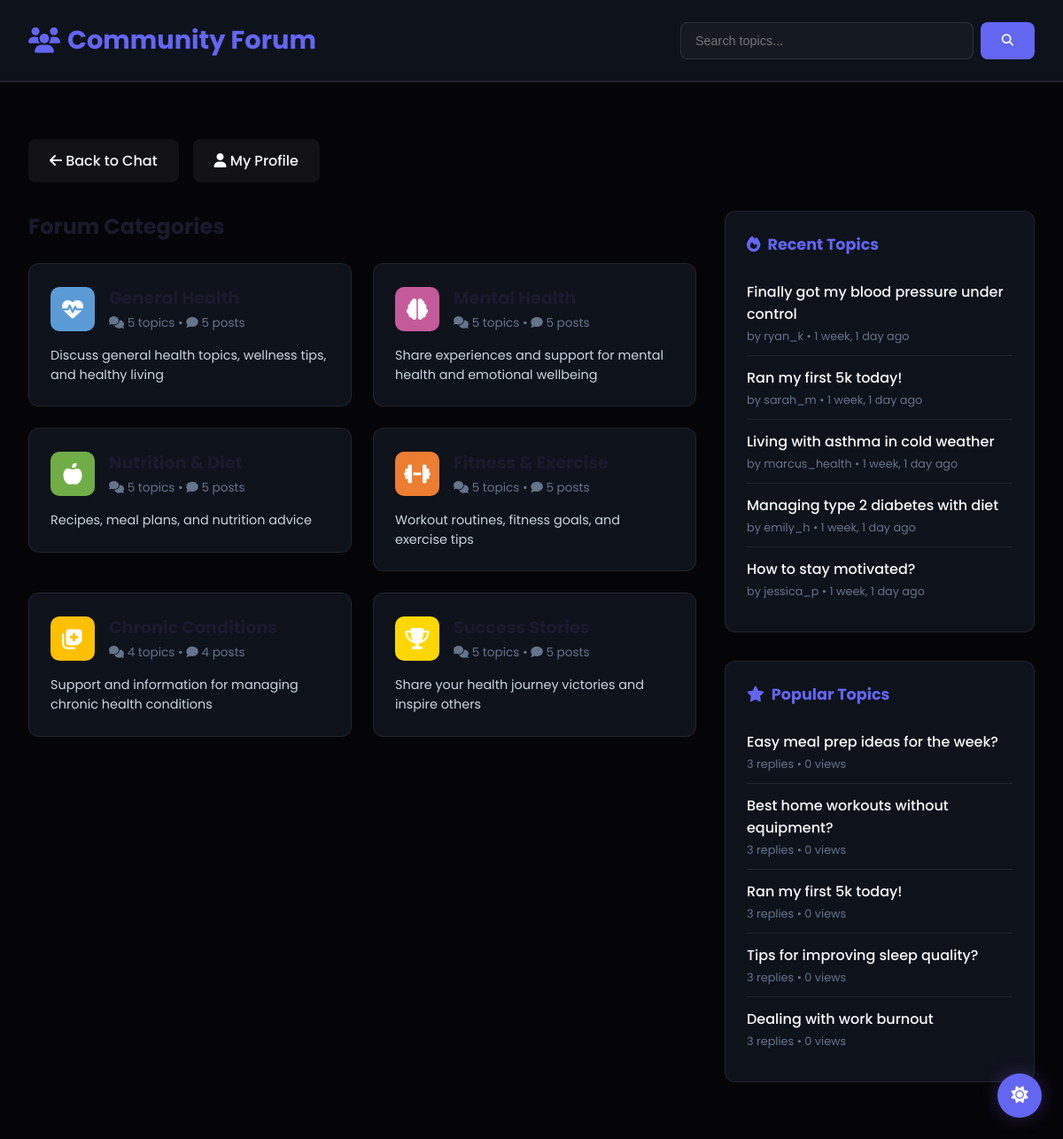
/community/ (signed in), run on the app's committed database.
### community/models.py (models this page shows, shortened)
class ForumCategory(models.Model):
    name = models.CharField(max_length=100)
    description = models.TextField(blank=True)
    icon = models.CharField(max_length=50, default='fa-comments')  # FontAwesome icon class
    color = models.CharField(max_length=7, default='#3AAFA9')  # Hex color
    created_at = models.DateTimeField(auto_now_add=True)
    order = models.IntegerField(default=0)  # For custom ordering
    class Meta:
        verbose_name_plural = 'Forum Categories'
        ordering = ['order', 'name']

class ForumTopic(models.Model):
    id = models.UUIDField(primary_key=True, default=uuid.uuid4, editable=False)
    category = models.ForeignKey(ForumCategory, on_delete=models.CASCADE, related_name='topics')
    author = models.ForeignKey(User, on_delete=models.CASCADE, related_name='forum_topics')
    title = models.CharField(max_length=200)
    content = models.TextField()
    created_at = models.DateTimeField(auto_now_add=True)
    updated_at = models.DateTimeField(auto_now=True)
    is_pinned = models.BooleanField(default=False)  # Pinned topics appear first
    is_locked = models.BooleanField(default=False)  # Locked topics can't receive replies
    views = models.IntegerField(default=0)
    class Meta:
        ordering = ['-is_pinned', '-updated_at']

### accounts/models.py (models this page shows, shortened)
class CustomUser(AbstractUser, PermissionsMixin):
    email = models.EmailField(unique=True)
    USERNAME_FIELD = 'username'
    REQUIRED_FIELDS = ['email']

### community/views.py (the view)
# urls.py: path('', views.forum_home, name='forum_home'),
@login_required
def forum_home(request):
    categories = ForumCategory.objects.annotate(
        topic_count=Count('topics'),
        reply_count=Count('topics__replies')
    ).all()
    recent_topics = ForumTopic.objects.select_related('author', 'category').order_by('-created_at')[:5]
    popular_topics = ForumTopic.objects.annotate(
        reply_count=Count('replies')
    ).order_by('-reply_count')[:5]
    context = {
        'categories': categories,
        'recent_topics': recent_topics,
        'popular_topics': popular_topics,
    }
    return render(request, 'community/forum_home.html', context)

### templates/community/forum_home.html (shortened to what this page needs)
{% load static %}
<!DOCTYPE html>
<html lang="en">
<head>
    <link rel="stylesheet" href="https://cdnjs.cloudflare.com/ajax/libs/font-awesome/6.5.0/css/all.min.css">
    <link rel="stylesheet" href="{% static 'health_assistant/css/dark-mode.css' %}">
</head>
<body>
    <div class="header">
        <div class="header-content">
            <h1><i class="fas fa-users"></i> Community Forum</h1>
            <form action="{% url 'search_forum' %}" method="GET" class="search-bar">
                <input type="text" name="q" placeholder="Search topics..." required>
                <button type="submit"><i class="fas fa-search"></i></button>
            </form>
        </div>
    </div>
    <div class="container">
        <div class="nav-links">
            <a href="{% url 'chat_room' %}"><i class="fas fa-arrow-left"></i> Back to Chat</a>
            <a href="{% url 'profile' %}"><i class="fas fa-user"></i> My Profile</a>
        </div>
        <div class="grid-layout">
            <div class="main-content">
                <h2 style="margin-bottom: 1.5rem; font-size: 1.5rem;">Forum Categories</h2>
                <div class="categories-grid">
                    {% for category in categories %}
                    <a href="{% url 'category_view' category.id %}" style="text-decoration: none; color: inherit;">
                        <div class="category-card">
                            <div class="category-header">
                                <div class="category-icon" style="background: {{ category.color }};">
                                    <i class="{{ category.icon }}"></i>
                                </div>
                                <div class="category-info">
                                    <h3>{{ category.name }}</h3>
                                    <div class="category-stats">
                                        <i class="fas fa-comments"></i> {{ category.topic_count }} topics •
                                        <i class="fas fa-comment"></i> {{ category.reply_count }} posts
                                    </div>
                                </div>
                            </div>
                            <p class="category-description">{{ category.description }}</p>
                        </div>
                    </a>
                    {% empty %}
                    <p style="color: var(--text-tertiary); font-style: italic;">No categories yet. Check back soon!</p>
                    {% endfor %}
                </div>
            </div>
            <aside>
                <div class="sidebar-section">
                    <h3><i class="fas fa-fire"></i> Recent Topics</h3>
                    <ul class="topic-list">
                        {% for topic in recent_topics %}
                        <li class="topic-item">
                            <a href="{% url 'topic_view' topic.id %}">{{ topic.title }}</a>
                            <div class="topic-meta">
                                by {{ topic.author.username }} • {{ topic.created_at|timesince }} ago
                            </div>
                        </li>
                        {% empty %}
                        <li style="color: var(--text-tertiary); font-style: italic;">No topics yet</li>
                        {% endfor %}
                    </ul>
                </div>
                <div class="sidebar-section">
                    <h3><i class="fas fa-star"></i> Popular Topics</h3>
                    <ul class="topic-list">
                        {% for topic in popular_topics %}
                        <li class="topic-item">
                            <a href="{% url 'topic_view' topic.id %}">{{ topic.title }}</a>
                            <div class="topic-meta">
                                {{ topic.reply_count }} replies • {{ topic.views }} views
                            </div>
                        </li>
                        {% empty %}
                        <li style="color: var(--text-tertiary); font-style: italic;">No topics yet</li>
                        {% endfor %}
                    </ul>
                </div>
            </aside>
        </div>
    </div>
</body>
</html>

### case_companion/static/health_assistant/css/dark-mode.css (style rules this page uses)
:root { --bg-primary: #f8fafc; --bg-secondary: #ffffff; --bg-tertiary: #f1f5f9; --text-primary: #0f172a; --text-secondary: #475569; --text-tertiary: #94a3b8; --border-color: #e2e8f0; --accent-primary: #7c3aed; --accent-secondary: #4f46e5; --chat-user-bg: #4f46e5; --chat-bot-bg: #ffffff; --chat-user-text: #ffffff; --chat-bot-text: #1e293b; --sidebar-bg: #ffffff; --input-bg: #ffffff; --input-border: #cbd5e1; --button-bg: #f1f5f9; --button-text: #334155; --button-hover: #e2e8f0; --scrollbar-track: #f1f5f9; --scrollbar-thumb: #cbd5e1; --modal-bg: #ffffff; --modal-overlay: rgba(15, 23, 42, 0.4); }
[data-theme="dark"] { --bg-primary: #050507; --bg-secondary: #0e121b; --bg-tertiary: #18181b; --text-primary: #f8fafc; --text-secondary: #cbd5e1; --text-tertiary: #64748b; --border-color: rgba(255, 255, 255, 0.08); --accent-primary: #8b5cf6; --accent-secondary: #6366f1; --chat-user-bg: #6366f1; --chat-bot-bg: #1e293b; --chat-user-text: #ffffff; --chat-bot-text: #f1f5f9; --sidebar-bg: #0e121b; --input-bg: rgba(255, 255, 255, 0.03); --input-border: rgba(255, 255, 255, 0.1); --button-bg: rgba(255, 255, 255, 0.05); --button-text: #f8fafc; --button-hover: rgba(255, 255, 255, 0.1); --scrollbar-track: #050507; --scrollbar-thumb: #1e293b; --modal-bg: #0e121b; --modal-overlay: rgba(0, 0, 0, 0.8); }
body { background: var(--bg-primary); color: var(--text-primary); transition: background-color 0.3s ease, color 0.3s ease; }
* { transition: background-color 0.3s ease, color 0.3s ease, border-color 0.3s ease; }

### templates/community/forum_home.html (style rules this page uses)
* { margin: 0; padding: 0; box-sizing: border-box; }
body { font-family: 'Poppins', sans-serif; background: var(--bg-primary); color: var(--text-primary); min-height: 100vh; }
.container { max-width: 1200px; margin: 0 auto; padding: 2rem; }
.header { background: var(--bg-secondary); border-bottom: 2px solid var(--border-color); padding: 1.5rem 0; margin-bottom: 2rem; }
.header-content { max-width: 1200px; margin: 0 auto; padding: 0 2rem; display: flex; justify-content: space-between; align-items: center; }
.header h1 { font-size: 1.8rem; color: var(--accent-secondary); display: flex; align-items: center; gap: 0.5rem; }
.search-bar { display: flex; gap: 0.5rem; flex: 0 0 400px; }
.search-bar input { flex: 1; padding: 0.75rem 1rem; border: 1px solid var(--input-border); border-radius: 8px; background: var(--input-bg); color: var(--text-primary); font-size: 0.9rem; }
.search-bar button { padding: 0.75rem 1.5rem; background: var(--accent-secondary); color: white; border: none; border-radius: 8px; cursor: pointer; font-weight: 500; transition: all 0.3s ease; }
.nav-links { display: flex; gap: 1rem; margin-bottom: 2rem; }
.nav-links a { padding: 0.75rem 1.5rem; background: var(--button-bg); color: var(--button-text); text-decoration: none; border-radius: 8px; font-weight: 500; transition: all 0.3s ease; }
.categories-grid { display: grid; grid-template-columns: repeat(auto-fill, minmax(350px, 1fr)); gap: 1.5rem; margin-bottom: 3rem; }
.category-card { background: var(--bg-secondary); border: 1px solid var(--border-color); border-radius: 12px; padding: 1.5rem; transition: all 0.3s ease; cursor: pointer; }
.category-header { display: flex; align-items: center; gap: 1rem; margin-bottom: 1rem; }
.category-icon { width: 50px; height: 50px; border-radius: 10px; display: flex; align-items: center; justify-content: center; font-size: 1.5rem; color: white; }
.category-info h3 { font-size: 1.2rem; margin-bottom: 0.25rem; }
.category-stats { font-size: 0.85rem; color: var(--text-tertiary); }
.category-description { color: var(--text-secondary); font-size: 0.9rem; line-height: 1.5; }
.sidebar-section { background: var(--bg-secondary); border: 1px solid var(--border-color); border-radius: 12px; padding: 1.5rem; margin-bottom: 2rem; }
.sidebar-section h3 { font-size: 1.1rem; margin-bottom: 1rem; color: var(--accent-secondary); display: flex; align-items: center; gap: 0.5rem; }
.topic-list { list-style: none; }
.topic-item { padding: 0.75rem 0; border-bottom: 1px solid var(--border-color); }
.topic-item:last-child { border-bottom: none; }
.topic-item a { color: var(--text-primary); text-decoration: none; font-weight: 500; display: block; transition: color 0.3s ease; }
.topic-meta { font-size: 0.8rem; color: var(--text-tertiary); margin-top: 0.25rem; }
.grid-layout { display: grid; grid-template-columns: 1fr 350px; gap: 2rem; }

### data on the page
ForumCategory: topic_count "5", reply_count "5", description "Discuss general health topics, wellness tips, and healthy living"
ForumCategory: topic_count "5", reply_count "5", description "Share experiences and support for mental health and emotional wellbeing"
ForumCategory: topic_count "5", reply_count "5", description "Recipes, meal plans, and nutrition advice"
ForumCategory: topic_count "5", reply_count "5", description "Workout routines, fitness goals, and exercise tips"
ForumCategory: topic_count "4", reply_count "4", description "Support and information for managing chronic health conditions"
ForumCategory: topic_count "5", reply_count "5", description "Share your health journey victories and inspire others"
ForumTopic: title "Finally got my blood pressure under control", author.username "ryan_k", created_at "1 week, 1 day"
ForumTopic: title "Ran my first 5k today!", author.username "sarah_m", created_at "1 week, 1 day", reply_count "3", views "0"
ForumTopic: title "Living with asthma in cold weather", author.username "marcus_health", created_at "1 week, 1 day"
ForumTopic: title "Managing type 2 diabetes with diet", author.username "emily_h", created_at "1 week, 1 day"
ForumTopic: title "How to stay motivated?", author.username "jessica_p", created_at "1 week, 1 day"
ForumTopic: title "Easy meal prep ideas for the week?", reply_count "3", views "0"
ForumTopic: title "Best home workouts without equipment?", reply_count "3", views "0"
ForumTopic: title "Tips for improving sleep quality?", reply_count "3", views "0"
ForumTopic: title "Dealing with work burnout", reply_count "3", views "0"
